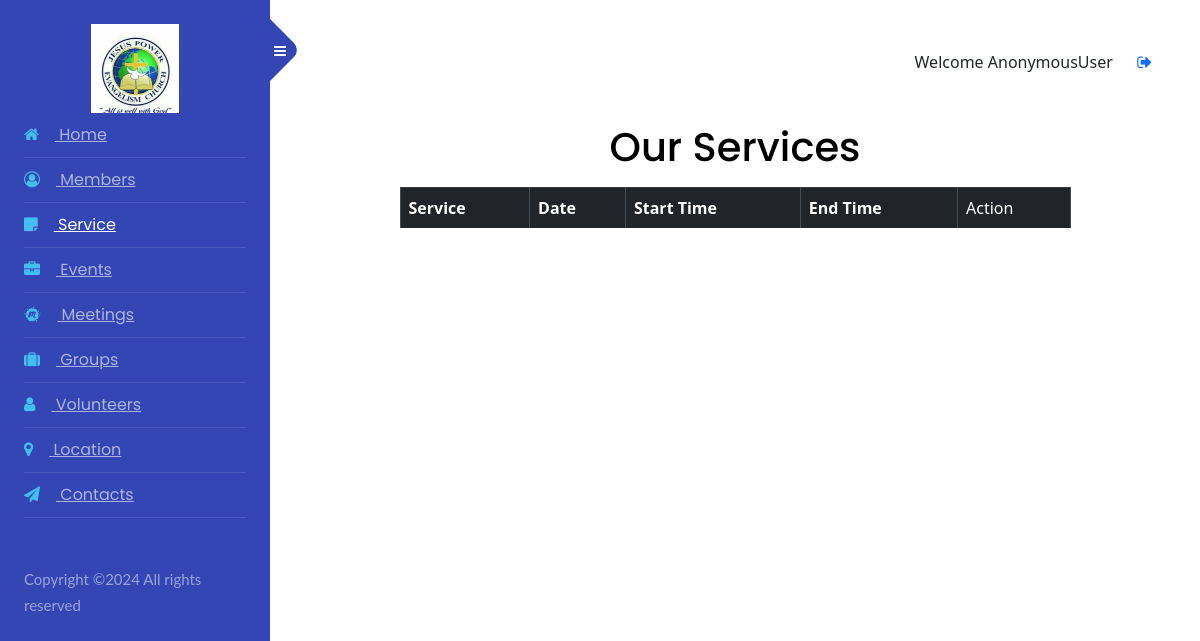
The page /events/services/ on the database as committed earlier.
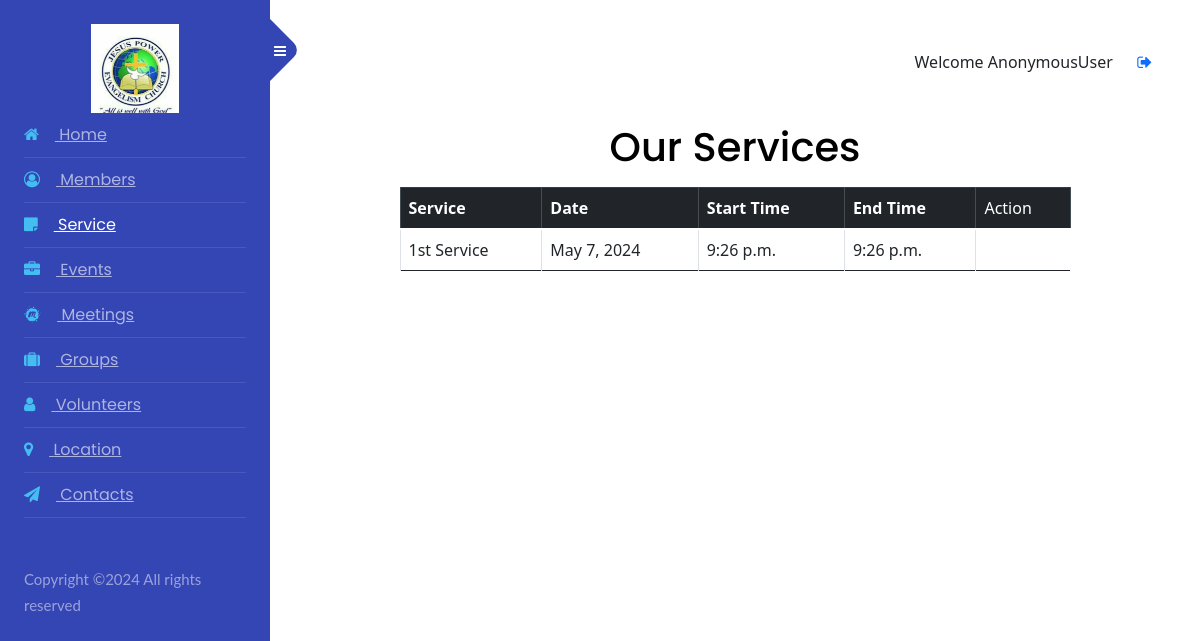
The same page on the database as committed later.
### events/models.py (models this page shows)
class Service(models.Model):
    name = models.CharField(max_length=100)
    date = models.DateField()
    start_time = models.TimeField()
    end_time = models.TimeField()

### events/views.py (the view)
# urls.py: path('services/', views.service_list, name='service_list'),
def service_list(request):
    services = Service.objects.all().order_by('-id')
    return render(request, 'events/service_list.html', {'services': services})

### events/templates/events/service_list.html (shortened to what this page needs)
{% extends "admin-sidebar.html" %}
{% load static %}
{% block content %}
<link rel="stylesheet" href="{% static 'css/styles.css' %}">
<link href="https://cdn.jsdelivr.net/npm/bootstrap@5.0.2/dist/css/bootstrap.min.css" rel="stylesheet"
>
</head>
<body>
    <div class="container-fluid">
    <div class="row justify-content-center">
        <div class="col-md-10">
            <h1 class="text-center mt-5">Our Services</h1>
            <div class="table-responsive">
                <table class="table table-hover table-bordered">
                    <thead class="table-dark">
                    <tr>
                        <th>Service</th>
                        <th>Date</th>
                        <th>Start Time</th>
                        <th>End Time</th>
                        <td>Action</td>
                    </tr>
                    </thead>
                    <tbody>
                    {% for service in services %}
                        <tr>
                            <td>{{ service.name }}</td>
                            <td>{{ service.date }}</td>
                            <td>{{ service.start_time }}</td>
                            <td>{{ service.end_time }}</td>
                        </tr>
                    {% endfor %}
                    </tbody>
                </table>
            </div>
        </div>
    </div>
</body>
{% endblock %}

Rows that differ between the two databases and show on the page:
added Service: name "1st Service", date "May 7, 2024", start_time "9:26 p.m.", end_time "9:26 p.m."
